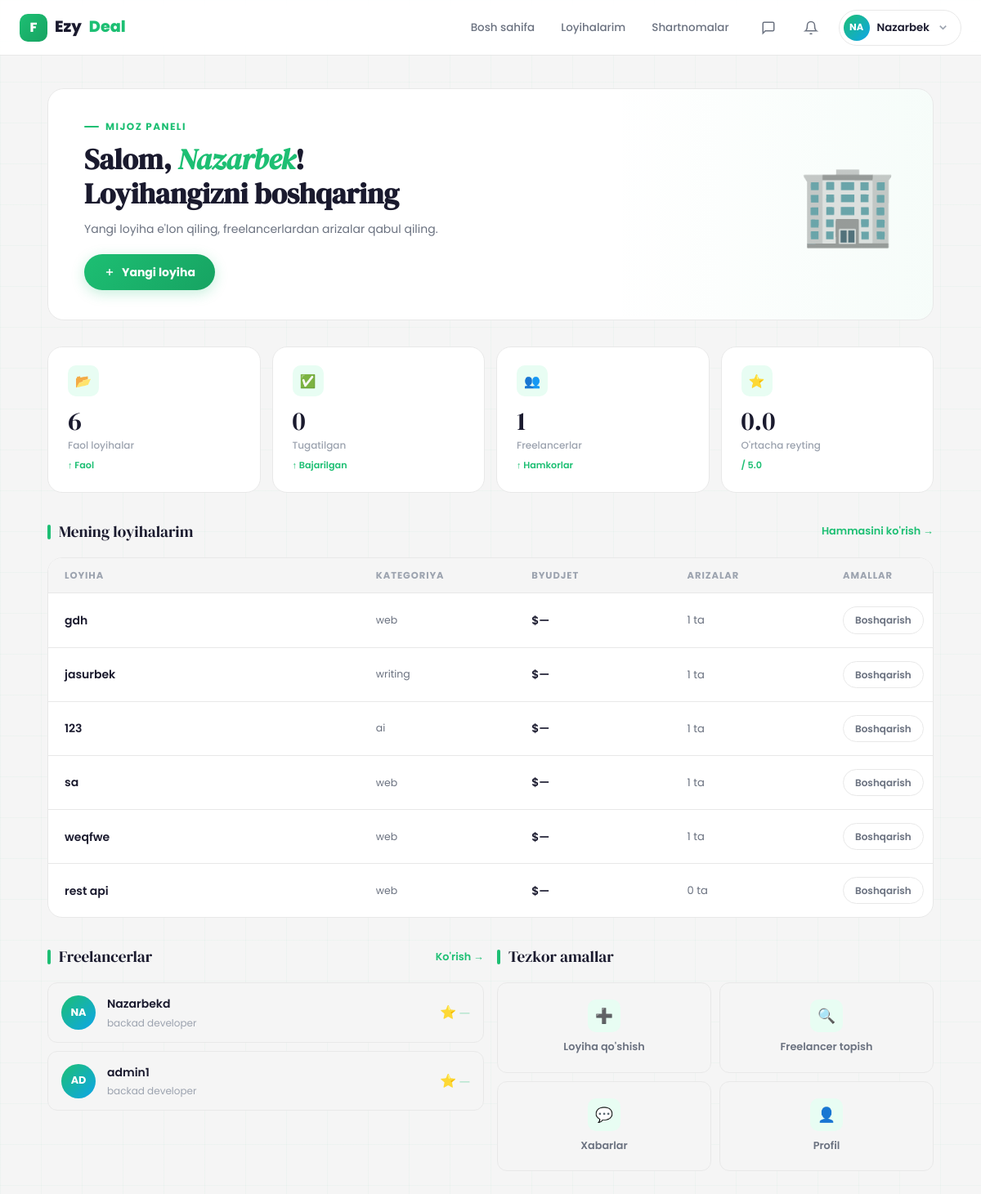
/main-client/ (signed in), run on the app's committed database.
### Users/models.py (models this page shows, shortened)
class User(AbstractUser):
    ROLE_CHOICE = (
        (CLIENT, 'client'),
        (FREELANCER, 'freelancer'),
    )
    email = models.EmailField(unique=True)
    role = models.CharField(max_length=20, choices=ROLE_CHOICE)
    bio = models.TextField(blank=True, null=True)
    avatar = models.ImageField(upload_to='avatars/', blank=True, null=True)
    created_at = models.DateTimeField(auto_now_add=True)

class FreelancerProfile(models.Model):
    user = models.OneToOneField(User, on_delete=models.CASCADE, related_name='freelancer_profile')
    major = models.CharField(max_length=200)
    bio = models.TextField(blank=True)
    username = models.CharField(max_length=25, unique=True, blank=True, null=True)
    email = models.EmailField(unique=True, blank=True, null=True)
    skills = models.CharField(max_length=300, blank=True, help_text="Vergul bilan: Python, Django, React")
    hourly_rate = models.DecimalField(max_digits=8, decimal_places=2, null=True, blank=True)
    experience_years = models.PositiveIntegerField(default=0)
    portfolio_url = models.URLField(blank=True)

### Projects/models.py (models this page shows, shortened)
class Project(models.Model):
    WEB = "web"
    DESIGN = "design"
    MOBILE = "mobile"
    WRITING = "writing"
    DATA = "data"
    AI = "ai"
    CATEGORY_CHOICES = [
        (WEB, "Web Development"),
        (DESIGN, "Design"),
        (MOBILE, "Mobile Development"),
        (WRITING, "Content Writing"),
        (DATA, "Data Science"),
        (AI, "AI / ML"),
    ]
    OPEN = "open"
    IN_PROGRESS = "in_progress"
    COMPLETED = "completed"
    CANCELLED = "cancelled"
    STATUS_CHOICES = (
        (OPEN, "Open"),
        (IN_PROGRESS, "In Progress"),
        (COMPLETED, "Completed"),
        (CANCELLED, "Cancelled"),
    )
    FIXED = "fixed"
    HOURLY = "hourly"
    MILESTONE = "milestone"
    BUDGET_TYPE_CHOICES = [
        (FIXED, "Fixed"),
        (HOURLY, "Hourly"),
        (MILESTONE, "Milestone"),
    ]
    ENTRY = "entry"
    INTERMEDIATE = "intermediate"
    EXPERT = "expert"
    LEVEL_CHOICES = [
        (ENTRY, "Entry"),
        (INTERMEDIATE, "Intermediate"),
        (EXPERT, "Expert"),
    ]
    client = models.ForeignKey(
        settings.AUTH_USER_MODEL,
        on_delete=models.CASCADE,
        related_name="projects"
    )
    title = models.CharField(max_length=255)
    description = models.TextField()
    category = models.CharField(max_length=20, choices=CATEGORY_CHOICES)
    budget_type = models.CharField(max_length=20, choices=BUDGET_TYPE_CHOICES, default=FIXED)
    budget_min = models.DecimalField(max_digits=12, decimal_places=2, null=True, blank=True)
    budget_max = models.DecimalField(max_digits=12, decimal_places=2, null=True, blank=True)
    level = models.CharField(max_length=20, choices=LEVEL_CHOICES, default=INTERMEDIATE)
    skills = models.TextField(blank=True, null=True)
    deadline = models.DateField()
    status = models.CharField(max_length=20, choices=STATUS_CHOICES, default=OPEN)
    created_at = models.DateTimeField(auto_now_add=True)

### Users/views.py (the view)
# urls.py: path('main-client/', liveProView, name='main_client'),
@login_required(login_url='login')
def liveProView(request):
    user = request.user
    if user.role == 'client':
        live_projects = Project.objects.filter(client=user, status='open').count()
        finished_projects = Project.objects.filter(client=user, status='completed').count()
        freelancer_count = Contract.objects.filter(
            client=user
        ).values('freelancer').distinct().count()
        avg_rating = Review.objects.filter(
            client=user
        ).aggregate(avg=Avg('rating'))['avg'] or 0
        my_projects = Project.objects.filter(client=user).order_by('-created_at')[:10]
        top_freelancers = FreelancerProfile.objects.all()[:5]
        return render(request, 'main_client.html', {
            'live_projects': live_projects,
            'finished_projects': finished_projects,
            'freelancer_count': freelancer_count,
            'avg_rating': avg_rating,
            'my_projects': my_projects,
            'top_freelancers': top_freelancers,
        })
    return redirect('main_freelancer')

### Notifications/context_processors.py (called while the page is built)
def notifications_count(request):
    if request.user.is_authenticated:
        count = request.user.notifications.filter(is_read=False).count()
        recent = list(request.user.notifications.all()[:5])
        return {'unread_notifications': count, 'recent_notifications': recent}
    return {'unread_notifications': 0, 'recent_notifications': []}

### templates/main_client.html (shortened to what this page needs)
{% extends 'base.html' %}
{% block content %}
<div class="cl-wrap">
    <div class="cl-hero">
        <div>
            <div class="cl-hero-greeting">Mijoz paneli</div>
            <h1 class="cl-hero-title">
                Salom, <em>{{ request.user.username }}</em>!<br>
                Loyihangizni boshqaring
            </h1>
            <p class="cl-hero-sub">
                Yangi loyiha e'lon qiling, freelancerlardan arizalar qabul qiling.
            </p>
            <a href="{% url 'create_post' %}" class="new-project-btn">
                <svg width="14" height="14" viewBox="0 0 24 24" fill="none" stroke="currentColor" stroke-width="2.5"><line x1="12" y1="5" x2="12" y2="19"/><line x1="5" y1="12" x2="19" y2="12"/></svg>
                Yangi loyiha
            </a>
        </div>
        <div class="cl-hero-img">🏢</div>
    </div>
    <div class="stats-row">
        <div class="stat-card">
            <div class="stat-icon">📂</div>
            <div class="stat-num">{{ live_projects }}</div>
            <div class="stat-label">Faol loyihalar</div>
            <div class="stat-change">↑ Faol</div>
        </div>
        <div class="stat-card">
            <div class="stat-icon">✅</div>
            <div class="stat-num">{{ finished_projects }}</div>
            <div class="stat-label">Tugatilgan</div>
            <div class="stat-change">↑ Bajarilgan</div>
        </div>
        <div class="stat-card">
            <div class="stat-icon">👥</div>
            <div class="stat-num">{{ freelancer_count }}</div>
            <div class="stat-label">Freelancerlar</div>
            <div class="stat-change">↑ Hamkorlar</div>
        </div>
        <div class="stat-card">
            <div class="stat-icon">⭐</div>
            <div class="stat-num">{{ avg_rating|floatformat:1|default:"—" }}</div>
            <div class="stat-label">O'rtacha reyting</div>
            <div class="stat-change">/ 5.0</div>
        </div>
    </div>
    <div>
        <div class="section-head">
            <div class="section-title">Mening loyihalarim</div>
            <a href="{% url 'myprojects' %}" class="section-link">Hammasini ko'rish →</a>
        </div>
        <div class="proj-table">
            <div class="proj-table-head">
                <span>Loyiha</span>
                <span>Kategoriya</span>
                <span>Byudjet</span>
                <span>Arizalar</span>
                <span>Amallar</span>
            </div>
            {% for p in my_projects %}
            <div class="proj-table-row">
                <div>
                    <div class="proj-table-title">{{ p.title|truncatechars:40 }}</div>
                </div>
                <div class="proj-table-cat">{{ p.category|default:"—" }}</div>
                <div class="proj-table-budget">${{ p.budget|default:"—" }}</div>
                <div class="proj-table-bids">{{ p.bids.count }} ta</div>
                <div>
                    <a href="{% url 'project_detail' p.pk %}" class="manage-btn">Boshqarish</a>
                </div>
            </div>
            {% empty %}
            <div style="padding:40px;text-align:center;color:var(--text3);font-size:.875rem;">
                <div style="font-size:2rem;margin-bottom:10px;">📭</div>
                Hali loyihalar yo'q —
                <a href="{% url 'create_post' %}" style="color:var(--accent);font-weight:600;">Yangi loyiha qo'shing</a>
            </div>
            {% endfor %}
        </div>
    </div>
    <div class="bottom-grid">
        <div>
            <div class="section-head">
                <div class="section-title">Freelancerlar</div>
                <a href="{% url 'search' %}" class="section-link">Ko'rish →</a>
            </div>
            <div class="fl-list">
                {% for f in top_freelancers %}
                <div class="fl-item">
                    <div class="fl-avatar">{{ f.user.username|slice:":2"|upper }}</div>
                    <div>
                        <div class="fl-name">{{ f.user.username }}</div>
                        <div class="fl-major">{{ f.major|default:"Freelancer" }}</div>
                    </div>
                    <div class="fl-rate">⭐ {{ f.avg_rating|floatformat:1|default:"—" }}</div>
                </div>
                {% empty %}
                <div style="padding:32px;text-align:center;color:var(--text3);font-size:.85rem;background:var(--surface);border:1px solid var(--border);border-radius:var(--r2);">
                    Freelancerlar topilmadi
                </div>
                {% endfor %}
            </div>
        </div>
        <div>
            <div class="section-head">
                <div class="section-title">Tezkor amallar</div>
            </div>
            <div class="quick-actions">
                <a href="{% url 'create_post' %}" class="qa-btn">
                    <div class="qa-icon">➕</div>
                    <div class="qa-label">Loyiha qo'shish</div>
                </a>
                <a href="{% url 'search' %}" class="qa-btn">
                    <div class="qa-icon">🔍</div>
                    <div class="qa-label">Freelancer topish</div>
                </a>
                <a href="{% url 'profile' %}" class="qa-btn">
                    <div class="qa-icon">💬</div>
                    <div class="qa-label">Xabarlar</div>
                </a>
                <a href="{% url 'profile' %}" class="qa-btn">
                    <div class="qa-icon">👤</div>
                    <div class="qa-label">Profil</div>
                </a>
            </div>
        </div>
    </div>
</div>
{% endblock %}

### templates/base.html (shortened to what this page needs)
<!DOCTYPE html>
<html lang="uz">
<head>
</head>
<body>
<nav class="navbar">
    <div class="container">
        <a href="{% url 'logo_redirect' %}" class="nav-logo">
            <div class="logo-mark">F</div>
            Ezy<em>Deal</em>
        </a>
        <nav class="nav-links">
            {% if user.is_authenticated %}
                {% if user.role == 'freelancer' %}
                    <a href="{% url 'main_freelancer' %}" class="nav-link">Loyihalar</a>
                    <a href="{% url 'saved_projects' %}" class="nav-link">Saqlangan</a>
                    <a href="{% url 'freelancer_contract_list' %}" class="nav-link">Shartnomalar</a>
                {% else %}
                    <a href="{% url 'main_client' %}" class="nav-link">Bosh sahifa</a>
                    <a href="{% url 'myprojects' %}" class="nav-link">Loyihalarim</a>
                    <a href="{% url 'client_contract_list' %}" class="nav-link">Shartnomalar</a>
                {% endif %}
            {% else %}
                <a href="{% url 'login' %}" class="nav-link">Kirish</a>
            {% endif %}
        </nav>
        {% if user.is_authenticated %}
        <a href="{% url 'inbox' %}" class="nav-icon-btn" title="Xabarlar" style="position:relative;display:flex;align-items:center;justify-content:center;width:36px;height:36px;border-radius:50%;color:var(--text2);transition:var(--t);">
            <svg width="18" height="18" viewBox="0 0 24 24" fill="none" stroke="currentColor" stroke-width="2"><path d="M21 15a2 2 0 0 1-2 2H7l-4 4V5a2 2 0 0 1 2-2h14a2 2 0 0 1 2 2z"/></svg>
        </a>
        <a href="{% url 'notifications' %}" class="nav-icon-btn" title="Bildirishnomalar" style="position:relative;display:flex;align-items:center;justify-content:center;width:36px;height:36px;border-radius:50%;color:var(--text2);transition:var(--t);">
            <svg width="18" height="18" viewBox="0 0 24 24" fill="none" stroke="currentColor" stroke-width="2"><path d="M18 8A6 6 0 0 0 6 8c0 7-3 9-3 9h18s-3-2-3-9"/><path d="M13.73 21a2 2 0 0 1-3.46 0"/></svg>
        </a>
        <div class="profile-wrap">
            <div class="profile-btn">
                <div class="avatar">
                    {% if user.avatar %}
                        <img src="{{ user.avatar.url }}" alt="{{ user.username }}" style="width:100%;height:100%;object-fit:cover;border-radius:50%;">
                    {% else %}
                        {{ user.username|slice:":2"|upper }}
                    {% endif %}
                </div>
                <span class="uname">{{ user.username }}</span>
                <svg class="nav-icon chevron" viewBox="0 0 24 24" fill="none" stroke="currentColor" stroke-width="2.5">
                    <polyline points="6 9 12 15 18 9"/>
                </svg>
            </div>
        </div>
        {% else %}
        <a href="{% url 'register' %}" class="btn btn-primary btn-sm">Boshlash →</a>
        {% endif %}
    </div>
</nav>
<main class="main">
    {% block content %}{% endblock %}
</main>
</body>
</html>

### templates/base.html (style rules this page uses)
:root { --bg: #f5f5f5; --surface: #ffffff; --surface2: #f0fdf7; --border: #e8e8e8; --accent: #1DBF73; --accent-dk: #17a362; --accent-lt: #e8fdf3; --accent-glow: rgba(29,191,115,.25); --text: #1a1a2e; --text2: #6b7280; --text3: #9ca3af; --success: #1DBF73; --warning: #f59e0b; --danger: #ef4444; --info: #3b82f6; --r: 12px; --r2: 18px; --r3: 24px; --shadow-sm: 0 2px 8px rgba(0,0,0,.06); --shadow-md: 0 8px 32px rgba(0,0,0,.10); --shadow-lg: 0 20px 60px rgba(0,0,0,.13); --font: 'Poppins', sans-serif; --serif: 'DM Serif Display', serif; --ease: cubic-bezier(.4,0,.2,1); --spring: cubic-bezier(.34,1.56,.64,1); --t: .25s; }
*, *::before, *::after { box-sizing: border-box; margin: 0; padding: 0; }
html { scroll-behavior: smooth; }
body { font-family: var(--font); background: var(--bg); color: var(--text); line-height: 1.6; min-height: 100vh; -webkit-font-smoothing: antialiased; overflow-x: hidden; }
a { text-decoration: none; color: inherit; }
body::before { content: ''; position: fixed; inset: 0; background-image: linear-gradient(rgba(29,191,115,.03) 1px, transparent 1px), linear-gradient(90deg, rgba(29,191,115,.03) 1px, transparent 1px); background-size: 50px 50px; pointer-events: none; z-index: 0; }
h1,h2,h3,h4,h5 { line-height: 1.25; color: var(--text); }
.container { width: 100%; max-width: 1240px; margin-inline: auto; padding-inline: 24px; }
.main { padding-top: 68px; position: relative; z-index: 1; min-height: calc(100vh - 68px); }
.navbar { position: fixed; top: 0; left: 0; right: 0; z-index: 200; height: 68px; background: rgba(255,255,255,.93); backdrop-filter: blur(20px); border-bottom: 1px solid var(--border); display: flex; align-items: center; }
.navbar .container { display: flex; align-items: center; gap: 16px; height: 100%; }
.nav-logo { font-size: 1.2rem; font-weight: 800; color: var(--text); display: flex; align-items: center; gap: 9px; white-space: nowrap; flex-shrink: 0; }
.logo-mark { width: 34px; height: 34px; border-radius: 10px; background: linear-gradient(135deg, var(--accent), var(--accent-dk)); display: flex; align-items: center; justify-content: center; color: #fff; font-size: 1rem; font-weight: 800; }
.nav-logo em { color: var(--accent); font-style: normal; }
.nav-links { display: flex; align-items: center; gap: 4px; margin-left: auto; }
.nav-link { padding: 7px 14px; border-radius: 100px; font-size: .84rem; font-weight: 500; color: var(--text2); transition: var(--t); }
.profile-wrap { position: relative; flex-shrink: 0; }
.profile-btn { display: flex; align-items: center; gap: 9px; padding: 5px 14px 5px 5px; border: 1.5px solid var(--border); border-radius: 100px; background: var(--surface); cursor: pointer; transition: var(--t); }
.avatar { width: 32px; height: 32px; border-radius: 50%; background: linear-gradient(135deg, var(--accent), #0ea5e9); display: flex; align-items: center; justify-content: center; color: #fff; font-size: .72rem; font-weight: 700; flex-shrink: 0; }
.profile-btn .uname { font-size: .83rem; font-weight: 600; }
.profile-btn .chevron { color: var(--text3); transition: transform var(--t); }
.nav-icon { width: 15px; height: 15px; }
.section-title { font-family: var(--serif); font-size: clamp(1.3rem, 2.5vw, 1.75rem); }

### data on the page
User: username "NA", username "Nazarbek", user.username "Nazarbek"
Project: title "gdh", category "web", budget "—", bids.count "1"
Project: title "jasurbek", category "writing", budget "—", bids.count "1"
Project: title "123", category "ai", budget "—", bids.count "1"
Project: title "sa", category "web", budget "—", bids.count "1"
Project: title "weqfwe", category "web", budget "—", bids.count "1"
Project: title "rest api", category "web", budget "—", bids.count "0"
FreelancerProfile: user.username "NA", user.username "Nazarbekd", major "backad developer", avg_rating "—"
FreelancerProfile: user.username "AD", user.username "admin1", major "backad developer", avg_rating "—"

### other printed values
{{ live_projects }} "6"
{{ finished_projects }} "0"
{{ freelancer_count }} "1"
{{ avg_rating|floatformat:1|default:"—" }} "0.0"
